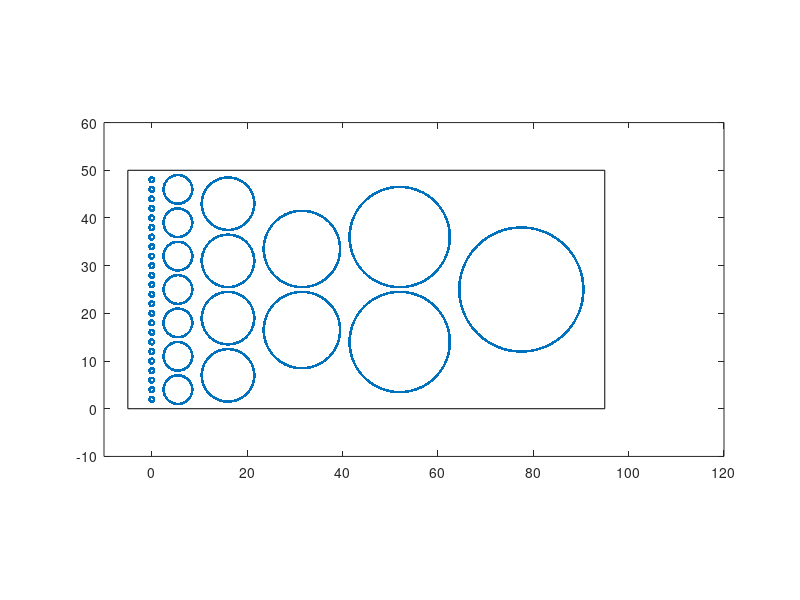

This chart was generated by the following MATLAB code:
plot_points = @(list_of_points) plot(list_of_points(1,:), list_of_points(2,:), 'black');

% This is an arbitrary translation matrix        
T = @(tx, ty) [eye(3,2) [tx ty 1]'];

% This is an arbitrary scaling matrix
S = @(sx, sy) [sx, 0,  0; 
               0,  sy, 0;
               0,  0,  1];  

%% 
clf;
% make a circle
theta = linspace(0, 2*pi, 1000);
[x, y] = pol2cart(theta, ones(size(theta)));
circle = [x; y; ones(size(x))];



% squash it a bit
%squashed = S(1, 0.7)*circle;
%plot_points(squashed);
%axis equal;
%axis([-4, 4, -4, 4], 'equal');

%%  

clc;clf;

v_scale = 1;              % vertical scale
h_scale = 2;            % horizontal offset

d = [1, 6, 11, 16, 21, 26];
array = [];


clf;
for i = 1:6
    sx = 1;
    sy = 1;
    dxtotal = 0;
    sd = 0;
    arrayy=[];
    for ii = 1:(i-1)
        sd = sd+d(ii);
    end    
    dxtotal =  d(i)/2 - d(1)/2+sd;
    
    new_circle = T(((dxtotal+(i-1)*h_scale)), d(i)/2)*S(d(i)/2, d(i)/2)*circle;
    

    arrayy = horzcat(arrayy, new_circle);
    j=1;
    sumy = mean(new_circle(2,:));
 
    while(j< idivide(49, int16(d(i)+1),'floor'))
        new_circle1 = T(0, j*(v_scale+d(i)))*new_circle;
        arrayy = horzcat(arrayy, new_circle1);
        j = j+1;
        sumy = sumy +mean(new_circle1(2,:));
    end
    
    yavg = sumy/j;
    arrayy(2,:) = arrayy(2,:)  +25-yavg;
    array = horzcat(array, arrayy);
end


plot(array(1,:), array(2,:), '.')

rectangle('Position',[-5,0,100,50]) 


axis([-10, 120, -10, 60], 'equal');


